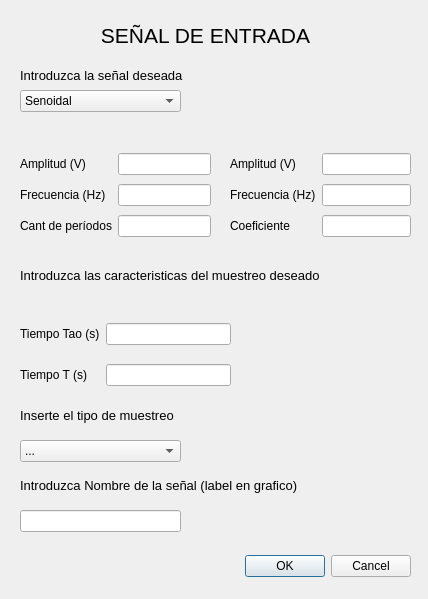
<?xml version="1.0" encoding="UTF-8"?>
<ui version="4.0">
 <class>Dialog</class>
 <widget class="QDialog" name="Dialog">
  <property name="geometry">
   <rect>
    <x>0</x>
    <y>0</y>
    <width>428</width>
    <height>599</height>
   </rect>
  </property>
  <property name="windowTitle">
   <string>Señal de Entrada</string>
  </property>
  <widget class="QLabel" name="titulo">
   <property name="geometry">
    <rect>
     <x>-20</x>
     <y>20</y>
     <width>451</width>
     <height>31</height>
    </rect>
   </property>
   <property name="font">
    <font>
     <pointsize>16</pointsize>
    </font>
   </property>
   <property name="text">
    <string>SEÑAL DE ENTRADA</string>
   </property>
   <property name="alignment">
    <set>Qt::AlignCenter</set>
   </property>
  </widget>
  <widget class="QLabel" name="subtitulo">
   <property name="geometry">
    <rect>
     <x>20</x>
     <y>60</y>
     <width>221</width>
     <height>31</height>
    </rect>
   </property>
   <property name="font">
    <font>
     <pointsize>10</pointsize>
    </font>
   </property>
   <property name="text">
    <string>Introduzca la señal deseada</string>
   </property>
   <property name="alignment">
    <set>Qt::AlignLeading|Qt::AlignLeft|Qt::AlignVCenter</set>
   </property>
  </widget>
  <widget class="QLabel" name="subtitulo_2">
   <property name="geometry">
    <rect>
     <x>20</x>
     <y>260</y>
     <width>451</width>
     <height>31</height>
    </rect>
   </property>
   <property name="font">
    <font>
     <pointsize>10</pointsize>
    </font>
   </property>
   <property name="text">
    <string>Introduzca las caracteristicas del muestreo deseado</string>
   </property>
   <property name="alignment">
    <set>Qt::AlignLeading|Qt::AlignLeft|Qt::AlignVCenter</set>
   </property>
  </widget>
  <widget class="QComboBox" name="comboBox_senial">
   <property name="geometry">
    <rect>
     <x>20</x>
     <y>90</y>
     <width>161</width>
     <height>22</height>
    </rect>
   </property>
   <item>
    <property name="text">
     <string>Senoidal</string>
    </property>
   </item>
   <item>
    <property name="text">
     <string>Cuadratica</string>
    </property>
   </item>
   <item>
    <property name="text">
     <string>3/2Senoidal</string>
    </property>
   </item>
   <item>
    <property name="text">
     <string>AM</string>
    </property>
   </item>
  </widget>
  <widget class="QWidget" name="layoutWidget">
   <property name="geometry">
    <rect>
     <x>20</x>
     <y>310</y>
     <width>211</width>
     <height>91</height>
    </rect>
   </property>
   <layout class="QGridLayout" name="gridLayout_2">
    <item row="0" column="0">
     <widget class="QLabel" name="label_amplitud_2">
      <property name="text">
       <string>Tiempo Tao (s)</string>
      </property>
     </widget>
    </item>
    <item row="0" column="1">
     <widget class="QLineEdit" name="lineEdit_tao"/>
    </item>
    <item row="1" column="0">
     <widget class="QLabel" name="label_frecuencia_2">
      <property name="text">
       <string>Tiempo T (s)</string>
      </property>
     </widget>
    </item>
    <item row="1" column="1">
     <widget class="QLineEdit" name="lineEdit_t"/>
    </item>
   </layout>
  </widget>
  <widget class="QWidget" name="layoutWidget">
   <property name="geometry">
    <rect>
     <x>20</x>
     <y>150</y>
     <width>191</width>
     <height>91</height>
    </rect>
   </property>
   <layout class="QGridLayout" name="gridLayout">
    <item row="0" column="0">
     <widget class="QLabel" name="label_amplitud">
      <property name="text">
       <string>Amplitud (V)</string>
      </property>
     </widget>
    </item>
    <item row="1" column="0">
     <widget class="QLabel" name="label_frecuencia">
      <property name="text">
       <string>Frecuencia (Hz)</string>
      </property>
     </widget>
    </item>
    <item row="1" column="1">
     <widget class="QLineEdit" name="lineEdit_frecuencia"/>
    </item>
    <item row="0" column="1">
     <widget class="QLineEdit" name="lineEdit_amplitud"/>
    </item>
    <item row="2" column="1">
     <widget class="QLineEdit" name="lineEdit_periodo"/>
    </item>
    <item row="2" column="0">
     <widget class="QLabel" name="label_frecuencia_3">
      <property name="text">
       <string>Cant de períodos</string>
      </property>
     </widget>
    </item>
   </layout>
  </widget>
  <widget class="QDialogButtonBox" name="buttonBox">
   <property name="geometry">
    <rect>
     <x>70</x>
     <y>550</y>
     <width>341</width>
     <height>32</height>
    </rect>
   </property>
   <property name="orientation">
    <enum>Qt::Horizontal</enum>
   </property>
   <property name="standardButtons">
    <set>QDialogButtonBox::Cancel|QDialogButtonBox::Ok</set>
   </property>
  </widget>
  <widget class="QLabel" name="subtitulo_3">
   <property name="geometry">
    <rect>
     <x>20</x>
     <y>400</y>
     <width>451</width>
     <height>31</height>
    </rect>
   </property>
   <property name="font">
    <font>
     <pointsize>10</pointsize>
    </font>
   </property>
   <property name="text">
    <string>Inserte el tipo de muestreo</string>
   </property>
   <property name="alignment">
    <set>Qt::AlignLeading|Qt::AlignLeft|Qt::AlignVCenter</set>
   </property>
  </widget>
  <widget class="QComboBox" name="comboBox_tipo_muestreo">
   <property name="geometry">
    <rect>
     <x>20</x>
     <y>440</y>
     <width>161</width>
     <height>22</height>
    </rect>
   </property>
   <item>
    <property name="text">
     <string>...</string>
    </property>
   </item>
   <item>
    <property name="text">
     <string>Natural</string>
    </property>
   </item>
   <item>
    <property name="text">
     <string>Instantaneo</string>
    </property>
   </item>
  </widget>
  <widget class="QWidget" name="layoutWidget_3">
   <property name="geometry">
    <rect>
     <x>230</x>
     <y>150</y>
     <width>181</width>
     <height>91</height>
    </rect>
   </property>
   <layout class="QGridLayout" name="gridLayout_5">
    <item row="0" column="1">
     <widget class="QLineEdit" name="lineEdit_amplitud_moduladora"/>
    </item>
    <item row="1" column="0">
     <widget class="QLabel" name="label_fin_rango_2">
      <property name="text">
       <string>Frecuencia (Hz)</string>
      </property>
     </widget>
    </item>
    <item row="1" column="1">
     <widget class="QLineEdit" name="lineEdit_frecuencia_moduladora"/>
    </item>
    <item row="0" column="0">
     <widget class="QLabel" name="label_inicio_rango_2">
      <property name="text">
       <string>Amplitud (V)</string>
      </property>
     </widget>
    </item>
    <item row="2" column="1">
     <widget class="QLineEdit" name="lineEdit_coeficiente"/>
    </item>
    <item row="2" column="0">
     <widget class="QLabel" name="label_fin_rango_3">
      <property name="text">
       <string>Coeficiente</string>
      </property>
     </widget>
    </item>
   </layout>
  </widget>
  <widget class="QLabel" name="label_moduladora">
   <property name="geometry">
    <rect>
     <x>234</x>
     <y>120</y>
     <width>91</width>
     <height>20</height>
    </rect>
   </property>
   <property name="text">
    <string/>
   </property>
  </widget>
  <widget class="QLabel" name="label_portadora">
   <property name="geometry">
    <rect>
     <x>20</x>
     <y>120</y>
     <width>111</width>
     <height>16</height>
    </rect>
   </property>
   <property name="text">
    <string/>
   </property>
  </widget>
  <widget class="QLabel" name="subtitulo_4">
   <property name="geometry">
    <rect>
     <x>20</x>
     <y>470</y>
     <width>451</width>
     <height>31</height>
    </rect>
   </property>
   <property name="font">
    <font>
     <pointsize>10</pointsize>
    </font>
   </property>
   <property name="text">
    <string>Introduzca Nombre de la señal (label en grafico)</string>
   </property>
   <property name="alignment">
    <set>Qt::AlignLeading|Qt::AlignLeft|Qt::AlignVCenter</set>
   </property>
  </widget>
  <widget class="QLineEdit" name="lineEdit_nombre">
   <property name="geometry">
    <rect>
     <x>20</x>
     <y>510</y>
     <width>161</width>
     <height>22</height>
    </rect>
   </property>
  </widget>
 </widget>
 <resources/>
 <connections>
  <connection>
   <sender>buttonBox</sender>
   <signal>accepted()</signal>
   <receiver>Dialog</receiver>
   <slot>accept()</slot>
   <hints>
    <hint type="sourcelabel">
     <x>346</x>
     <y>553</y>
    </hint>
    <hint type="destinationlabel">
     <x>294</x>
     <y>447</y>
    </hint>
   </hints>
  </connection>
  <connection>
   <sender>buttonBox</sender>
   <signal>rejected()</signal>
   <receiver>Dialog</receiver>
   <slot>reject()</slot>
   <hints>
    <hint type="sourcelabel">
     <x>423</x>
     <y>556</y>
    </hint>
    <hint type="destinationlabel">
     <x>431</x>
     <y>484</y>
    </hint>
   </hints>
  </connection>
 </connections>
</ui>
